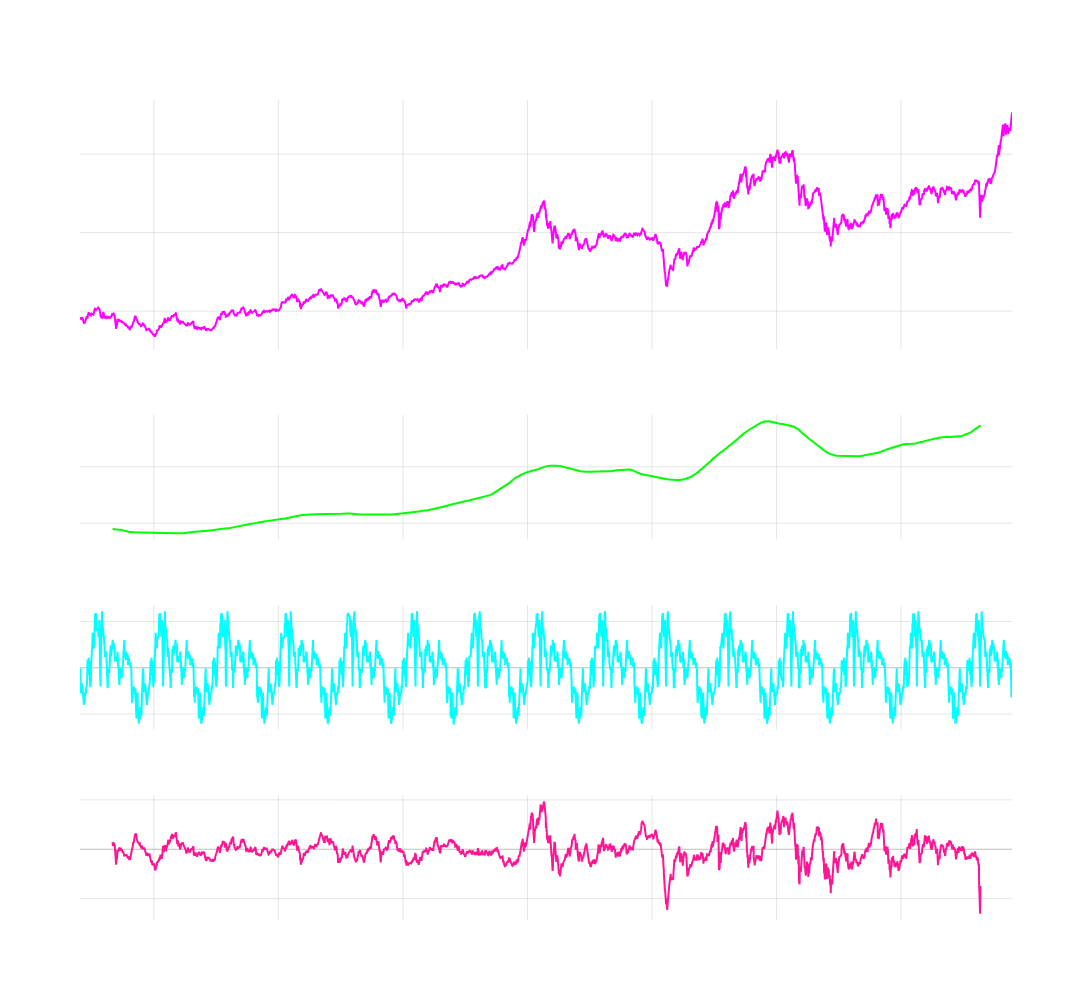

The notebook cell saved with this chart:
### Code cell
# Decompose with annual-like period (252 trading days per year)
decomposition = sm.tsa.seasonal_decompose(df['close'], model='additive', period=252)

trend = decomposition.trend
seasonality = decomposition.seasonal
residual = decomposition.resid

# “Shock” = close price - trend - seasonality (optional metric)
shock = df['close'] - trend - seasonality

# Combine to visualize as full time series
time_series = df['close']

fig = make_subplots(
    rows=4, cols=1,
    subplot_titles=('Complete Time Series', 'Trend Component', 'Seasonal Component', 'Residual (Shock)'),
    vertical_spacing=0.08,
    row_heights=[0.4, 0.2, 0.2, 0.2]
)

# 1. Complete Time Series
fig.add_trace(
    go.Scatter(
        x=df.index,
        y=time_series,
        mode='lines',
        line=dict(color='rgba(255, 0, 255, 1)'),
        name='Time Series'
    ),
    row=1, col=1
)

# 2. Trend
fig.add_trace(
    go.Scatter(
        x=df.index,
        y=trend,
        mode='lines',
        line=dict(color='rgba(0, 255, 0, 1)'),
        name='Trend'
    ),
    row=2, col=1
)

# 3. Seasonality
fig.add_trace(
    go.Scatter(
        x=df.index,
        y=seasonality,
        mode='lines',
        line=dict(color='rgba(0, 255, 255, 1)'),
        name='Seasonality'
    ),
    row=3, col=1
)

# 4. Residual / Shock
fig.add_trace(
    go.Scatter(
        x=df.index,
        y=residual,
        mode='lines',
        line=dict(color='rgba(255, 20, 147, 1)'),
        name='Residual'
    ),
    row=4, col=1
)


# Update layout & aesthetics

fig.update_layout(
    height=1000,
    width=1200,
    showlegend=False,
    title_text=f"VNINDEX Time Series Decomposition ({start_date_string} → {end_date})",
    plot_bgcolor='rgba(0,0,0,0)',
    paper_bgcolor='rgba(0,0,0,0)',
    font=dict(color='white')
)

fig.update_xaxes(
    showgrid=True,
    gridwidth=1,
    gridcolor='rgba(128,128,128,0.2)',
    zeroline=True,
    zerolinewidth=1,
    zerolinecolor='rgba(128,128,128,0.5)'
)
fig.update_yaxes(
    showgrid=True,
    gridwidth=1,
    gridcolor='rgba(128,128,128,0.2)',
    zeroline=True,
    zerolinewidth=1,
    zerolinecolor='rgba(128,128,128,0.5)'
)

fig.show()

### Figure 1 — Plotly figure (JSON) as saved in the notebook; plotly's stock layout.template omitted (floating-point values rounded to 4 significant figures; data arrays with more than 128 entries replaced by an {"elided": "..."} marker saying what was removed)
{"data": [{"line": {"color": "rgba(255, 0, 255, 1)"}, "mode": "lines", "name": "Time Series", "type": "scatter", "x": {"elided": "3736 str values"}, "xaxis": "x", "y": {"elided": "3736 float values"}, "yaxis": "y"}, {"line": {"color": "rgba(0, 255, 0, 1)"}, "mode": "lines", "name": "Trend", "type": "scatter", "x": {"elided": "3736 str values"}, "xaxis": "x2", "y": {"elided": "3736 float values"}, "yaxis": "y2"}, {"line": {"color": "rgba(0, 255, 255, 1)"}, "mode": "lines", "name": "Seasonality", "type": "scatter", "x": {"elided": "3736 str values"}, "xaxis": "x3", "y": {"elided": "3736 float values"}, "yaxis": "y3"}, {"line": {"color": "rgba(255, 20, 147, 1)"}, "mode": "lines", "name": "Residual", "type": "scatter", "x": {"elided": "3736 str values"}, "xaxis": "x4", "y": {"elided": "3736 float values"}, "yaxis": "y4"}], "layout": {"annotations": [{"font": {"size": 16}, "showarrow": false, "text": "Complete Time Series", "x": 0.5, "xanchor": "center", "xref": "paper", "y": 1, "yanchor": "bottom", "yref": "paper"}, {"font": {"size": 16}, "showarrow": false, "text": "Trend Component", "x": 0.5, "xanchor": "center", "xref": "paper", "y": 0.616, "yanchor": "bottom", "yref": "paper"}, {"font": {"size": 16}, "showarrow": false, "text": "Seasonal Component", "x": 0.5, "xanchor": "center", "xref": "paper", "y": 0.384, "yanchor": "bottom", "yref": "paper"}, {"font": {"size": 16}, "showarrow": false, "text": "Residual (Shock)", "x": 0.5, "xanchor": "center", "xref": "paper", "y": 0.152, "yanchor": "bottom", "yref": "paper"}], "font": {"color": "white"}, "height": 1000, "paper_bgcolor": "rgba(0,0,0,0)", "plot_bgcolor": "rgba(0,0,0,0)", "showlegend": false, "title": {"text": "VNINDEX Time Series Decomposition (2010-10-25 → 2025-10-25)"}, "width": 1200, "xaxis": {"anchor": "y", "domain": [0, 1], "gridcolor": "rgba(128,128,128,0.2)", "gridwidth": 1, "showgrid": true, "zeroline": true, "zerolinecolor": "rgba(128,128,128,0.5)", "zerolinewidth": 1}, "xaxis2": {"anchor": "y2", "domain": [0, 1], "gridcolor": "rgba(128,128,128,0.2)", "gridwidth": 1, "showgrid": true, "zeroline": true, "zerolinecolor": "rgba(128,128,128,0.5)", "zerolinewidth": 1}, "xaxis3": {"anchor": "y3", "domain": [0, 1], "gridcolor": "rgba(128,128,128,0.2)", "gridwidth": 1, "showgrid": true, "zeroline": true, "zerolinecolor": "rgba(128,128,128,0.5)", "zerolinewidth": 1}, "xaxis4": {"anchor": "y4", "domain": [0, 1], "gridcolor": "rgba(128,128,128,0.2)", "gridwidth": 1, "showgrid": true, "zeroline": true, "zerolinecolor": "rgba(128,128,128,0.5)", "zerolinewidth": 1}, "yaxis": {"anchor": "x", "domain": [0.696, 1], "gridcolor": "rgba(128,128,128,0.2)", "gridwidth": 1, "showgrid": true, "zeroline": true, "zerolinecolor": "rgba(128,128,128,0.5)", "zerolinewidth": 1}, "yaxis2": {"anchor": "x2", "domain": [0.464, 0.616], "gridcolor": "rgba(128,128,128,0.2)", "gridwidth": 1, "showgrid": true, "zeroline": true, "zerolinecolor": "rgba(128,128,128,0.5)", "zerolinewidth": 1}, "yaxis3": {"anchor": "x3", "domain": [0.232, 0.384], "gridcolor": "rgba(128,128,128,0.2)", "gridwidth": 1, "showgrid": true, "zeroline": true, "zerolinecolor": "rgba(128,128,128,0.5)", "zerolinewidth": 1}, "yaxis4": {"anchor": "x4", "domain": [0, 0.152], "gridcolor": "rgba(128,128,128,0.2)", "gridwidth": 1, "showgrid": true, "zeroline": true, "zerolinecolor": "rgba(128,128,128,0.5)", "zerolinewidth": 1}}}
